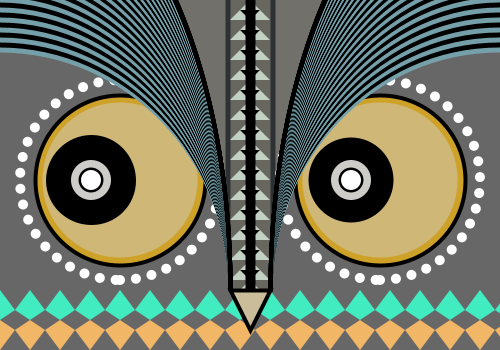
Frame 1 (no input)
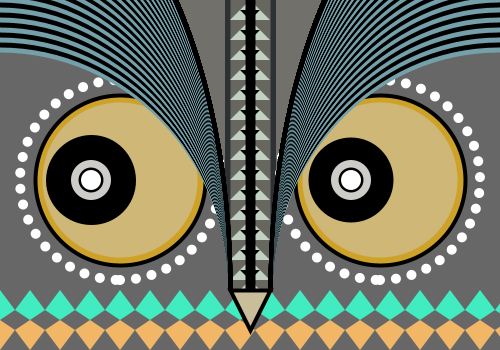
Frame 60 (the mouse pressed at the canvas centre just before this capture)
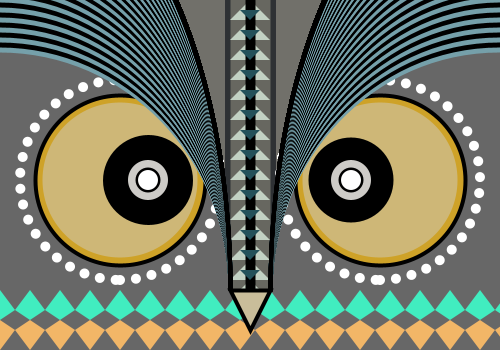
Frame 120 (the mouse held since frame 60 and released just before this capture)

The Processing sketch that drew these frames (run headless with seeded random() and noise(); from frame 60 on, the mouse is pressed at the canvas centre):

// Processing sketch: processing_68795
// ── processing_68795.pde

//owl face

void setup() {
size(500, 350);
background(113, 112, 106);
smooth();
}

void draw() {
  drawOwl();
  float centerXLeft = constrain(mouseX,91,148); 
  float centerXRight = constrain (mouseX,351,413); 
  drawLeftEye(centerXLeft);
  drawRightEye(centerXRight);
  println(centerXRight);
}

void drawRightEye(float centerX){
  strokeWeight(5);
  fill(0, 0, 0);
  ellipse(centerX, 180, 85, 85);
  noStroke();
  fill(206, 204, 200);
  ellipse(centerX, 180, 40, 40);
  fill(0, 0, 0);
  ellipse(centerX, 180, 25, 25);
  fill(255, 255, 255);
  ellipse(centerX, 180, 20, 20);
}

void drawLeftEye(float centerX){
strokeWeight(5);
fill(0, 0, 0);
ellipse(centerX, 180, 85, 85);
noStroke();
fill(206, 204, 200);
ellipse(centerX, 180, 40, 40);
fill(0,0,0);
ellipse(centerX, 180, 25, 25);
fill(255, 255, 255);
ellipse(centerX, 180, 20, 20);
}

void drawOwl(){

//Dark Grey stripe
strokeWeight(50);
stroke(46,49,52);
line(width/2,0,width/2,height);
    
//Dark Purple stripe
strokeWeight(40);
stroke(103,103,96);
line(width/2,0,width/2,height);
    
//Grey triangles
noStroke();
fill(194,209,195);
for(int i=0; i <= height-20; i += 20){
  triangle(width/2,i,width/2-20,i+20,width/2+20,i+20);
}
    
//Black stripe
strokeWeight(10);
stroke(0,0,0);
line(width/2,0,width/2,height);
    
//Blue triangles
noStroke();
fill(map(mouseY, 0, height,0, 71), map(mouseY, 0, height, 0, 163), map(mouseY, 0, height, 0, 180));
for(int i=20; i < height+10; i += 20){
  triangle(width/2,i,width/2+10,i-10,width/2-10,i-10);
}
 
//Blue middle concave curve shape
noStroke();
fill(103, 103, 103);
arc(0, 290, 460, 480, TWO_PI-PI/2, TWO_PI);
arc(500, 290, 460, 480, PI, TWO_PI-PI/2);
rect(0, 350-60, 500, 60);

//left eye
stroke(0, 0, 0);
strokeWeight(4);
fill(206, 162, 40);
ellipse(120, 180, 170, 170);
//inside beige area
noStroke();
fill(206, 183, 119);
ellipse(120, 180, 155, 155);

//right eye
stroke(0, 0, 0);
strokeWeight(4);
fill(206, 162, 40);
ellipse(380, 180, 170, 170);
//inside beige area
noStroke();
fill(206, 183, 119);
ellipse(380, 180, 155, 155);

 
//white dots around the eyes
int radius = 100;
for(float i = 0; i < TWO_PI; i = i + 0.16)  {
noStroke();
  fill(255, 255, 255);
  ellipse(120 + radius*sin(i), 180 + radius * cos(i), 10, 10);
}
for(float j= 0; j < TWO_PI; j = j + 0.16) {
  fill(255, 255, 255);
  ellipse(380 + radius*sin(j), 180 + radius * cos(j), 10, 10);
   
}
 
//black arcs
boolean changeColor = false;
noFill();
for(int i = 480; i < 900; i++) {
  if(i % 10 == 0) {
    if(changeColor == true) {
      changeColor = false;
      stroke(0, 0, 0);
    } else {
      changeColor = true;
      stroke(117, 160, 170);
    }
  }
//blue arcs
  arc(0, 290, 460, i, TWO_PI-PI/2, TWO_PI);
  arc(500, 290, 460, i, PI, TWO_PI-PI/2);
}
 
//diamond quads
noStroke();
fill(242, 182, 103);
 
for(int k=0; k<550; k=k+30){
quad(k, 320, k+15, 330, k, 350, k-15, 330);
}
 
fill(65, 237, 192);
for(int l=0; l<550; l=l+30){
quad(l, 290, l+15, 310, l, 320, l-15, 310);
} 
 
//triangle
stroke(0.5);
fill(201, 189, 154);
triangle(250, 330, 230, 290, 270, 290);

}
